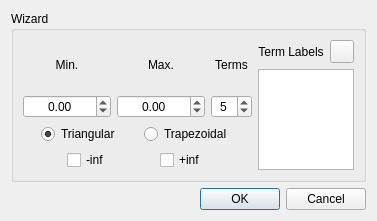
<?xml version="1.0" encoding="UTF-8"?>
<ui version="4.0">
 <class>LinguisticVariableWizard</class>
 <widget class="QDialog" name="LinguisticVariableWizard">
  <property name="windowModality">
   <enum>Qt::WindowModal</enum>
  </property>
  <property name="geometry">
   <rect>
    <x>0</x>
    <y>0</y>
    <width>377</width>
    <height>221</height>
   </rect>
  </property>
  <property name="sizePolicy">
   <sizepolicy hsizetype="Maximum" vsizetype="Maximum">
    <horstretch>0</horstretch>
    <verstretch>0</verstretch>
   </sizepolicy>
  </property>
  <property name="windowTitle">
   <string>Linguistic Variable Wizard</string>
  </property>
  <layout class="QVBoxLayout" name="verticalLayout">
   <item>
    <widget class="QGroupBox" name="grx_wizard">
     <property name="sizePolicy">
      <sizepolicy hsizetype="Maximum" vsizetype="Preferred">
       <horstretch>0</horstretch>
       <verstretch>0</verstretch>
      </sizepolicy>
     </property>
     <property name="title">
      <string>Wizard</string>
     </property>
     <layout class="QHBoxLayout" name="horizontalLayout_4">
      <item>
       <layout class="QVBoxLayout" name="verticalLayout_2">
        <item>
         <layout class="QHBoxLayout" name="horizontalLayout_3">
          <item>
           <layout class="QVBoxLayout" name="verticalLayout_4">
            <item>
             <widget class="QLabel" name="lbl_min">
              <property name="text">
               <string>Min.</string>
              </property>
              <property name="alignment">
               <set>Qt::AlignCenter</set>
              </property>
             </widget>
            </item>
            <item>
             <widget class="QDoubleSpinBox" name="dsx_min">
              <property name="sizePolicy">
               <sizepolicy hsizetype="Maximum" vsizetype="Fixed">
                <horstretch>0</horstretch>
                <verstretch>0</verstretch>
               </sizepolicy>
              </property>
              <property name="alignment">
               <set>Qt::AlignCenter</set>
              </property>
              <property name="minimum">
               <double>-999999999.000000000000000</double>
              </property>
              <property name="maximum">
               <double>999999999.000000000000000</double>
              </property>
             </widget>
            </item>
           </layout>
          </item>
          <item>
           <layout class="QVBoxLayout" name="verticalLayout_5">
            <item>
             <widget class="QLabel" name="lbl_max">
              <property name="text">
               <string>Max.</string>
              </property>
              <property name="alignment">
               <set>Qt::AlignCenter</set>
              </property>
             </widget>
            </item>
            <item>
             <widget class="QDoubleSpinBox" name="dsx_max">
              <property name="sizePolicy">
               <sizepolicy hsizetype="Maximum" vsizetype="Fixed">
                <horstretch>0</horstretch>
                <verstretch>0</verstretch>
               </sizepolicy>
              </property>
              <property name="alignment">
               <set>Qt::AlignCenter</set>
              </property>
              <property name="minimum">
               <double>-999999999.000000000000000</double>
              </property>
              <property name="maximum">
               <double>999999999.000000000000000</double>
              </property>
             </widget>
            </item>
           </layout>
          </item>
          <item>
           <layout class="QVBoxLayout" name="verticalLayout_6">
            <item>
             <widget class="QLabel" name="lbl_terms">
              <property name="text">
               <string>Terms</string>
              </property>
              <property name="alignment">
               <set>Qt::AlignCenter</set>
              </property>
             </widget>
            </item>
            <item>
             <widget class="QSpinBox" name="spx_terms">
              <property name="sizePolicy">
               <sizepolicy hsizetype="Maximum" vsizetype="Fixed">
                <horstretch>0</horstretch>
                <verstretch>0</verstretch>
               </sizepolicy>
              </property>
              <property name="alignment">
               <set>Qt::AlignCenter</set>
              </property>
              <property name="minimum">
               <number>1</number>
              </property>
              <property name="maximum">
               <number>99</number>
              </property>
              <property name="value">
               <number>5</number>
              </property>
             </widget>
            </item>
           </layout>
          </item>
         </layout>
        </item>
        <item>
         <layout class="QHBoxLayout" name="horizontalLayout">
          <item>
           <widget class="QRadioButton" name="rbt_triangular">
            <property name="sizePolicy">
             <sizepolicy hsizetype="Maximum" vsizetype="Fixed">
              <horstretch>0</horstretch>
              <verstretch>0</verstretch>
             </sizepolicy>
            </property>
            <property name="text">
             <string>Triangular</string>
            </property>
            <property name="checked">
             <bool>true</bool>
            </property>
           </widget>
          </item>
          <item>
           <widget class="QRadioButton" name="rbt_trapezoidal">
            <property name="sizePolicy">
             <sizepolicy hsizetype="Maximum" vsizetype="Fixed">
              <horstretch>0</horstretch>
              <verstretch>0</verstretch>
             </sizepolicy>
            </property>
            <property name="text">
             <string>Trapezoidal</string>
            </property>
           </widget>
          </item>
         </layout>
        </item>
        <item>
         <layout class="QHBoxLayout" name="horizontalLayout_2">
          <item>
           <widget class="QCheckBox" name="chx_from_infinity">
            <property name="sizePolicy">
             <sizepolicy hsizetype="Maximum" vsizetype="Fixed">
              <horstretch>0</horstretch>
              <verstretch>0</verstretch>
             </sizepolicy>
            </property>
            <property name="text">
             <string>-inf</string>
            </property>
           </widget>
          </item>
          <item>
           <widget class="QCheckBox" name="chx_to_infinity">
            <property name="sizePolicy">
             <sizepolicy hsizetype="Maximum" vsizetype="Fixed">
              <horstretch>0</horstretch>
              <verstretch>0</verstretch>
             </sizepolicy>
            </property>
            <property name="text">
             <string>+inf</string>
            </property>
           </widget>
          </item>
         </layout>
        </item>
       </layout>
      </item>
      <item>
       <layout class="QVBoxLayout" name="verticalLayout_3">
        <item>
         <layout class="QHBoxLayout" name="horizontalLayout_5">
          <item>
           <widget class="QLabel" name="lbl_term_labels">
            <property name="text">
             <string>Term Labels</string>
            </property>
            <property name="alignment">
             <set>Qt::AlignCenter</set>
            </property>
           </widget>
          </item>
          <item>
           <widget class="QToolButton" name="btn_create_labels">
            <property name="text">
             <string/>
            </property>
            <property name="icon">
             <iconset resource="resources.qrc">
              <normaloff>:/icons/icons/wizard.png</normaloff>:/icons/icons/wizard.png</iconset>
            </property>
           </widget>
          </item>
         </layout>
        </item>
        <item>
         <widget class="QPlainTextEdit" name="ptx_term_labels"/>
        </item>
       </layout>
      </item>
     </layout>
    </widget>
   </item>
   <item>
    <widget class="QDialogButtonBox" name="buttonBox">
     <property name="orientation">
      <enum>Qt::Horizontal</enum>
     </property>
     <property name="standardButtons">
      <set>QDialogButtonBox::Cancel|QDialogButtonBox::Ok</set>
     </property>
    </widget>
   </item>
  </layout>
 </widget>
 <resources>
  <include location="resources.qrc"/>
 </resources>
 <connections>
  <connection>
   <sender>buttonBox</sender>
   <signal>accepted()</signal>
   <receiver>LinguisticVariableWizard</receiver>
   <slot>accept()</slot>
   <hints>
    <hint type="sourcelabel">
     <x>248</x>
     <y>254</y>
    </hint>
    <hint type="destinationlabel">
     <x>157</x>
     <y>274</y>
    </hint>
   </hints>
  </connection>
  <connection>
   <sender>buttonBox</sender>
   <signal>rejected()</signal>
   <receiver>LinguisticVariableWizard</receiver>
   <slot>reject()</slot>
   <hints>
    <hint type="sourcelabel">
     <x>316</x>
     <y>260</y>
    </hint>
    <hint type="destinationlabel">
     <x>286</x>
     <y>274</y>
    </hint>
   </hints>
  </connection>
 </connections>
</ui>
